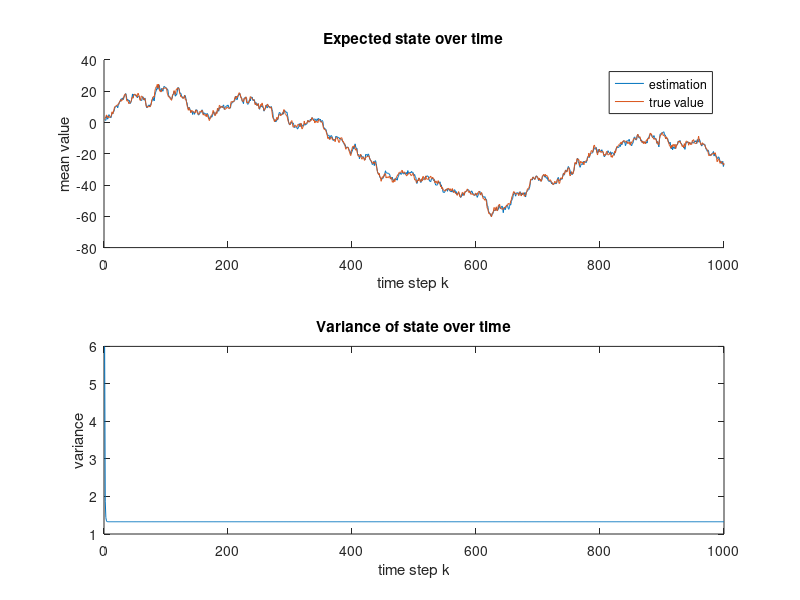
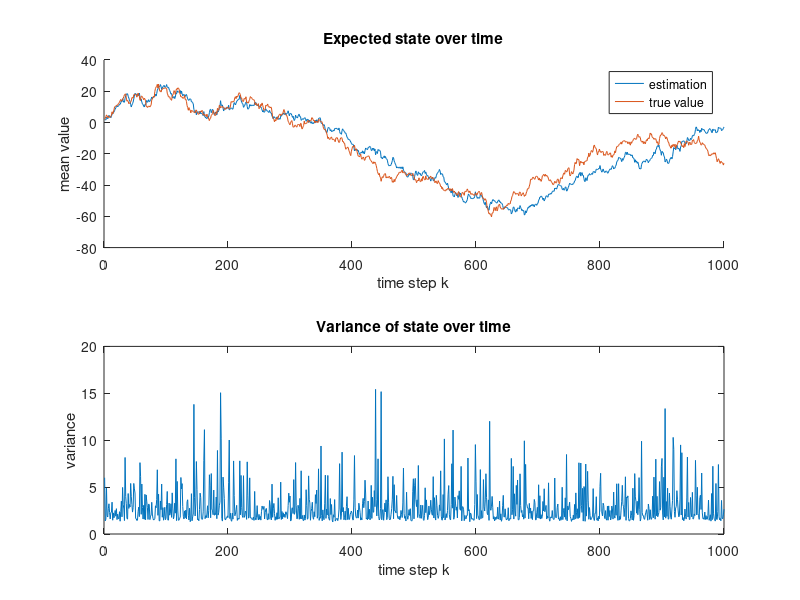

The MATLAB script that drew these images, in order: (Note: this script raises an error after producing the figures.)
clc;clear
%% Kalman filter
% Parameters
Q = 1.5;
R = 2.5;
T = 1000; % time step
A = 1;
H = 1;

% Initialization
P = zeros(T,1);
x = zeros(T,1);
x_hat = zeros(T,1);
y = zeros(T,1);

% Initial state
x(1) = 2;
x_hat(1) = 2;
P(1) = 6;

% Generate samples and measurements
for i = 2:T
    x(i) = x(i-1) + sqrt(Q)*randn;
end

for i = 1:T
    y(i) = x(i) + sqrt(R)*randn;
end


% Kalman filtering
for i = 2:T
    x_hat(i) = A*x_hat(i-1);
    P(i) = A*P(i-1)*A + Q;
    
    S = H*P(i)*H + R;
    K = P(i)*H/S;
    v = y(i) - H*x_hat(i);
    
    x_hat(i) = x_hat(i) + K*v;
    P(i) = P(i) - K*S*K';
end

mse_kf = mean((x-x_hat).^2);

figure
subplot(2,1,1)
hold on
plot(x_hat)
plot(x)
xlabel('time step k')
ylabel('mean value')
legend('estimation','true value')
title('Expected state over time')
subplot(2,1,2)
plot(P)
xlabel('time step k')
ylabel('variance')
title('Variance of state over time')

%% Partical filter without resampling
% Draw samples from proposal (motion model)
N = 500;
x_hat = zeros(T,1);
P_hat = zeros(T,1);
x_hat(1) = 2;
P_hat(1) = 6;
q = sqrt(Q);
r = sqrt(R);
w = 1/N*ones(N,1);
for i = 2:T
    samples = normrnd(x_hat(i-1),q,N,1);
    pyx = normpdf(samples,y(i),r);
    w_tilde = w.*pyx;
    w = w_tilde/sum(w_tilde);
    x_hat(i) = sum(w.*samples);
    P_hat(i) = mean((x_hat(i)-samples).^2);
end

mse_pf = mean((x-x_hat).^2);

figure
subplot(2,1,1)
hold on
plot(x_hat)
plot(x)
xlabel('time step k')
ylabel('mean value')
legend('estimation','true value')
title('Expected state over time')
subplot(2,1,2)
plot(P_hat)
xlabel('time step k')
ylabel('variance')
title('Variance of state over time')

%% Partical filter with resampling
for i = 2:T
    samples = normrnd(x_hat(i-1),q,N,1);
    pyx = normpdf(samples,y(i),r);
    w_tilde = w.*pyx;
    w = w_tilde/sum(w_tilde);
    [samples,w] = resample(samples,w);
    x_hat(i) = sum(w.*samples);
    P_hat(i) = mean((x_hat(i)-samples).^2);
end

mse_pfre = mean((x-x_hat).^2);

figure
subplot(2,1,1)
hold on
plot(x_hat)
plot(x)
xlabel('time step k')
ylabel('mean value')
legend('estimation','true value')
title('Expected state over time')
subplot(2,1,2)
plot(P_hat)
xlabel('time step k')
ylabel('variance')
title('Variance of state over time')

